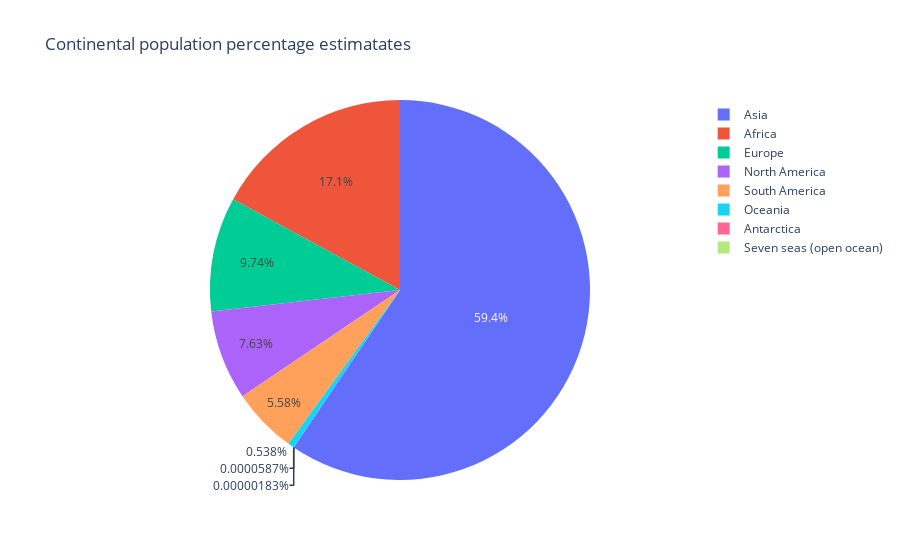

Notebook cell for this chart:
### Markdown cell above
# Population percentage contribution

### Code cell
px.pie(names=list(world_data.continent), values=world_data.pop_est.values, title="Continental population percentage estimatates")

### Figure 1 — Plotly figure (JSON) as saved in the notebook; plotly's stock layout.template omitted (floating-point values rounded to 4 significant figures; data arrays with more than 128 entries replaced by an {"elided": "..."} marker saying what was removed)
{"data": [{"domain": {"x": [0, 1], "y": [0, 1]}, "hovertemplate": "label=%{label}<br>value=%{value}<extra></extra>", "labels": {"elided": "177 str values"}, "legendgroup": "", "name": "", "showlegend": true, "type": "pie", "values": {"elided": "177 float values"}}], "layout": {"legend": {"tracegroupgap": 0}, "title": {"text": "Continental population percentage estimatates"}}}
